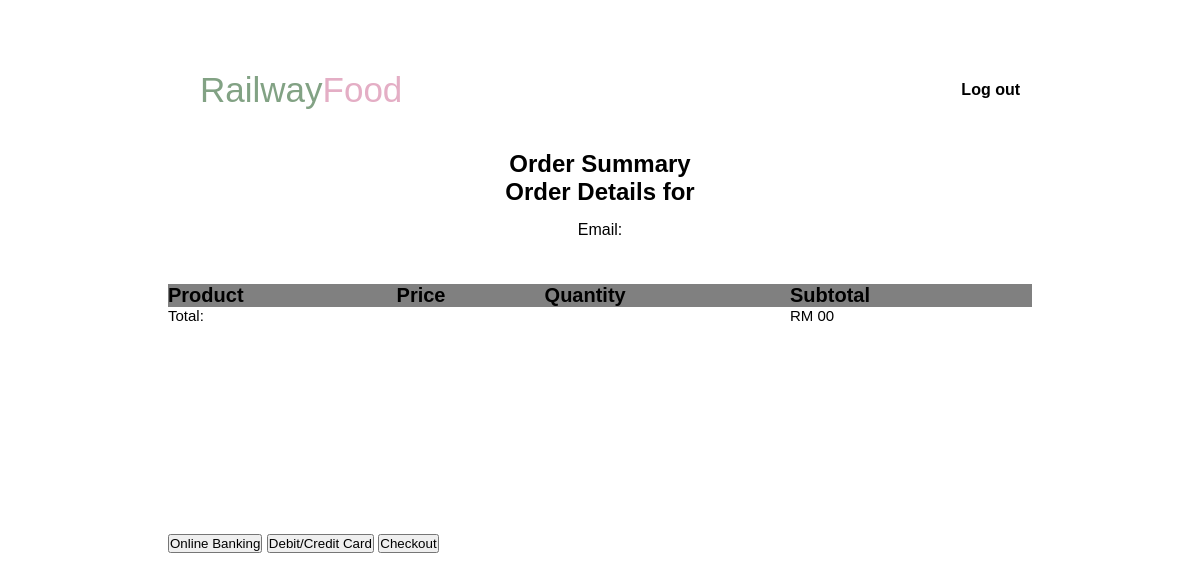
The app's page /summary, older data.
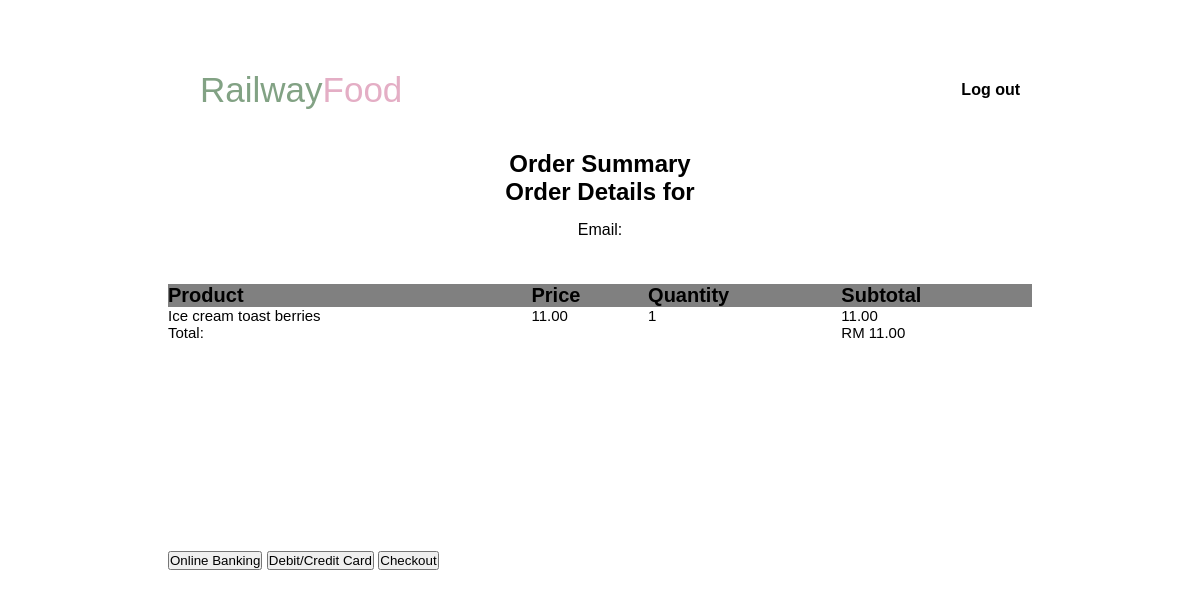
The same page, newer data.
### tables this page shows
CREATE TABLE cart (
    id INTEGER PRIMARY KEY AUTOINCREMENT,
    product_id INTEGER NOT NULL,
    quantity INTEGER NOT NULL, status TEXT DEFAULT 'active',
    FOREIGN KEY (product_id) REFERENCES products(id)
);

CREATE TABLE products (
    id INTEGER PRIMARY KEY AUTOINCREMENT,
    name TEXT NOT NULL,
    price REAL NOT NULL,
    image_path TEXT
);

### RailwayGo/auth.py (the view)
@auth.route('/summary')
def summary():
    conn = get_db_connection()
    user_id = session.get('user_id')
    user = conn.execute('SELECT email, username FROM users WHERE id = ?', (user_id,)).fetchone()
    cart_items = conn.execute('''
        SELECT p.name, p.price, c.quantity
        FROM products p
        JOIN cart c ON p.id = c.product_id
        WHERE c.status = "active"
    ''').fetchall()
    total_price = sum(item['price'] * item['quantity'] for item in cart_items)
    conn.close()
    return render_template('summary.html', user=user, cart_items=cart_items, total_price=total_price)

### RailwayGo/auth.py (called while the page is built)
def get_db_connection():
    conn = sqlite3.connect('database.db')
    conn.row_factory = sqlite3.Row
    return conn

### RailwayGo/templates/summary.html (shortened to what this page needs)
<!DOCTYPE html>
<html lang="en">
<head>
    <link rel="stylesheet" type="text/css" href="{{ url_for('static', filename='style_summary.css') }}">
    <link rel="stylesheet" href="https://unpkg.com/boxicons@latest/css/boxicons.min.css">
</head>
    <header>
            <a href="/main" class="main">Railway<span>Food</span></a>
            <ul class="navlist">
                <li><a href="#home">Log out</a></li>
             </ul>
    </header>
<body>
        <section class="summary">
            <h1>Order Summary</h1>
            <h2>Order Details for {{ user.username }}</h2>
            <p>Email: {{ user.email }}</p>
            <table>
                <thead>
                    <tr>
                        <th>Product</th>
                        <th>Price</th>
                        <th>Quantity</th>
                        <th>Subtotal</th>
                    </tr>
                </thead>
                <tbody>
                    {% for item in cart_items %}
                    <tr>
                        <td>{{ item.name }}</td>
                        <td>{{ item.price }}0</td>
                        <td>{{ item.quantity }}</td>
                        <td>{{ item.price * item.quantity }}0</td>
                    </tr>
                    {% endfor %}
                </tbody>
                <tfoot>
                    <tr>
                        <td colspan="3">Total:</td>
                        <td>RM {{ total_price }}0</td>
                    </tr>
                </tfoot>
            </table>
        </section>
        <section class="pay">
            <button>Online Banking</button>
            <button>Debit/Credit Card</button>
            <button>Checkout</button>
        </section>
</body>
</html>

### RailwayGo/static/style_summary.css (style rules this page uses)
* { padding: 0; margin: 0; box-sizing:border-box; font-family: "Rubik", sans-serif; text-decoration: none; scroll-behavior: smooth; }
:root { --text-color: #82A284; --logo-color: #E4AEC5; --main-color: #FFC4DD; }
header { position: fixed; width: 100%; top: 0; right: 0; z-index: 1000; display: flex; align-items: center; justify-content: space-between; background: transparent; padding: 20px 150px; transition: all .50s ease; }
.main { display: flex; align-items: center; margin: 50px; color: var(--text-color); font-size: 35px; }
.main span { color: var(--logo-color) }
.navlist { display: flex; }
.navlist a { margin: 0 30px; transition: all .50s ease; font-weight: 600; color: black; }
ul { list-style-type: none; padding: 0; margin: 0; }
section { padding: 150px 14% 60px; }
.summary { text-align: center; align-items: center; }
.summary p { padding: 15px; }
table { padding-top: 30px; width: 100%; align-items: center; text-align: left; font-size: 15px; border-spacing: 0; overflow: hidden; }
th { background-color: grey; font-size: 20px; }

Row changes from the older to the newer data that the page shows:
added cart: name "Ice cream toast berries", price "11.0", quantity "1", item.price*item.quantity "11.0"
Text that changed along with them:
{{ total_price }}: "0" → "11.0"
